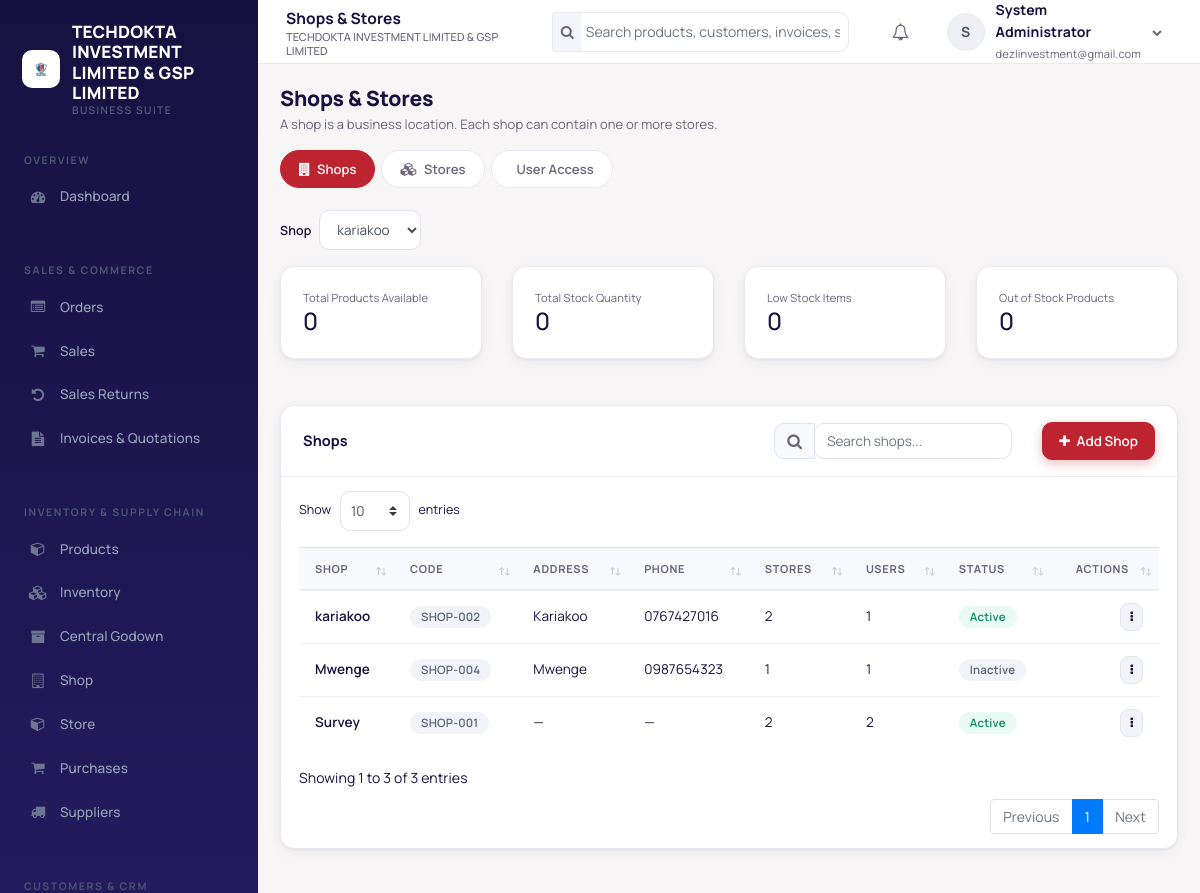
/shops.php (signed in), run on an earlier commit of the app's database.
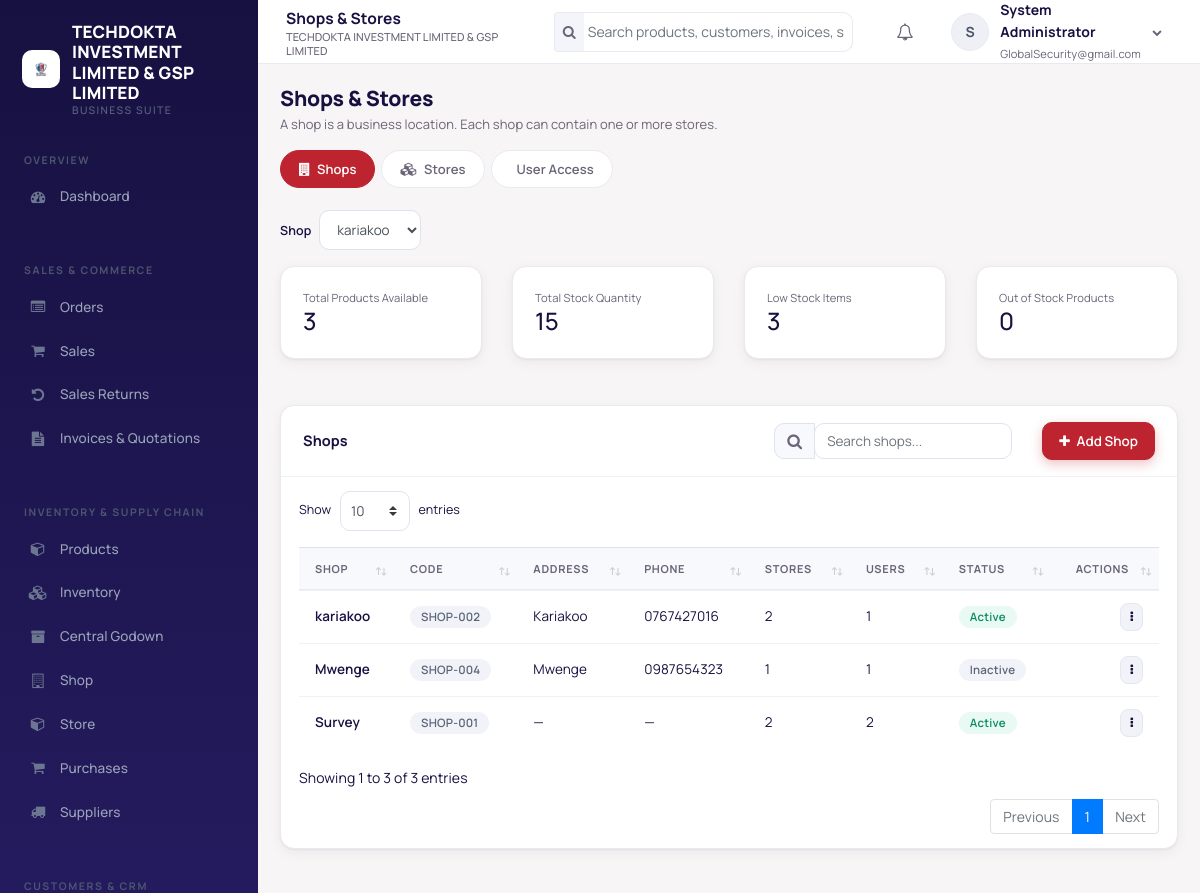
And on a later commit of the database.
### tables this page shows
CREATE TABLE `users` (
  `user_id` int(10) UNSIGNED NOT NULL,
  `tenant_id` int(10) UNSIGNED NOT NULL,
  `username` varchar(100) NOT NULL,
  `email` varchar(191) NOT NULL,
  `password_hash` varchar(255) NOT NULL,
  `first_name` varchar(100) NOT NULL,
  `last_name` varchar(100) NOT NULL,
  `phone` varchar(50) DEFAULT NULL,
  `is_active` tinyint(1) NOT NULL DEFAULT 1,
  `last_login` datetime DEFAULT NULL,
  `created_at` timestamp NOT NULL DEFAULT current_timestamp()
);

### helpers.php (called while the page is built, shortened)
<?php
function e($value) {
    return htmlspecialchars((string)$value, ENT_QUOTES, 'UTF-8');
}
function system_title($tenant_id = null) {
    global $current_user;
    static $titles = [];
    if ($tenant_id === null) {
        if (isset($current_user->tenant_id)) {
            $tenant_id = (int)$current_user->tenant_id;
        } elseif (!empty($_SESSION['tenant_id'])) {
            $tenant_id = (int)$_SESSION['tenant_id'];
        }
    }
    $cache_key = $tenant_id !== null ? (int)$tenant_id : 0;
    if (array_key_exists($cache_key, $titles)) return $titles[$cache_key];
    if ($cache_key > 0) {
        $row = fetch_one("SELECT company_name FROM system_settings WHERE tenant_id = ? LIMIT 1", $cache_key);
    }
    $title = trim((string)($row['company_name'] ?? ''));
    $titles[$cache_key] = $title;
    return $title;
}
function system_logo_path($tenant_id = null) {
    global $current_user;
    if ($tenant_id === null) {
        if (isset($current_user->tenant_id)) {
            $tenant_id = (int)$current_user->tenant_id;
        } elseif (!empty($_SESSION['tenant_id'])) {
            $tenant_id = (int)$_SESSION['tenant_id'];
        }
    }
    $cache_key = $tenant_id !== null ? (int)$tenant_id : 0;
    $candidates = [];
    if ($cache_key > 0) {
        $row = fetch_one("SELECT logo_path FROM system_settings WHERE tenant_id = ? LIMIT 1", $cache_key);
        if ($row && !empty($row['logo_path'])) $candidates[] = (string)$row['logo_path'];
    }
    $candidates[] = 'assets/images/logo.png';
    $logo = '';
    foreach ($candidates as $candidate) {
        $candidate = str_replace('\\', '/', trim($candidate));
        if (file_exists(__DIR__ . '/' . ltrim($candidate, '/'))) {
            $logo = ltrim($candidate, '/');
            break;
        }
    }
    return $logo;
}
function can($permission) {
    return true;
}
function tenant_admin_scope() {
    return can('manage_users') || can('manage_settings');
}
function is_godown_manager() {
    global $current_user;
    if ($current_user->hasPermission('manage_users') || $current_user->hasPermission('manage_settings')) {
        return false;
    }
    return false;
}
function accessible_shops($tenant_id = null, $include_inactive = false) {
    global $current_user;
    $tenant_id = $tenant_id === null ? (int)$current_user->tenant_id : (int)$tenant_id;
    $active_sql = $include_inactive ? '' : ' AND s.is_active = 1';
    if (tenant_admin_scope()) {
        return fetch_all(
            "SELECT s.* FROM shops s WHERE s.tenant_id = ?{$active_sql} ORDER BY s.name",
            $tenant_id
        );
    }
    return fetch_all(
        "SELECT s.* FROM shops s
         WHERE s.tenant_id = ?{$active_sql}
           AND (
             EXISTS (SELECT 1 FROM user_shops us WHERE us.tenant_id = s.tenant_id AND us.user_id = ? AND us.shop_id = s.shop_id)
             OR EXISTS (SELECT 1 FROM user_inventory_locations uil JOIN warehouses w ON w.warehouse_id = uil.location_id AND w.tenant_id = uil.tenant_id WHERE uil.tenant_id = s.tenant_id AND uil.user_id = ? AND w.shop_id = s.shop_id AND w.location_type = 'shop')
           )
         ORDER BY s.name",
        $tenant_id,
        $current_user->user_id,
        $current_user->user_id
    );
}
function format_quantity($value) {
    $formatted = number_format((float)$value, 2, '.', '');
    $formatted = rtrim(rtrim($formatted, '0'), '.');
    return $formatted === '' || $formatted === '-0' ? '0' : $formatted;
}
function fetch_one($sql, ...$params) {
    global $conn;
    $stmt = $conn->prepare($sql);
    if ($params) {
        $types = '';
        foreach ($params as $p) {
            $types .= is_int($p) ? 'i' : (is_float($p) ? 'd' : 's');
        }
        $stmt->bind_param($types, ...$params);
    }
    $stmt->execute();
    $row = $stmt->get_result()->fetch_assoc();
    return $row;
}
function fetch_all($sql, ...$params) {
    global $conn;
    $stmt = $conn->prepare($sql);
    if ($params) {
        $types = '';
        foreach ($params as $p) {
            $types .= is_int($p) ? 'i' : (is_float($p) ? 'd' : 's');
        }
        $stmt->bind_param($types, ...$params);
    }
    $stmt->execute();
    $rows = $stmt->get_result()->fetch_all(MYSQLI_ASSOC);
    return $rows;
}
function shop_stock_summary($shop_id, $tenant_id) {
    $shop_id = (int)$shop_id;
    $tenant_id = (int)$tenant_id;
    $out = ["products" => 0, "qty" => 0.0, "low" => 0, "out" => 0];
    $stores = fetch_all("SELECT warehouse_id FROM warehouses WHERE tenant_id = ? AND shop_id = ? AND location_type = 'store'", $tenant_id, $shop_id);
    $ids = array_map(fn($r) => (int)$r["warehouse_id"], $stores);
    $ph = implode(",", array_fill(0, count($ids), "?"));
    $params = array_merge([$tenant_id], $ids);
    $rows = fetch_all("SELECT s.product_id, COALESCE(SUM(s.quantity),0) AS qty, p.min_stock_level FROM inventory_stock s JOIN products p ON p.product_id = s.product_id AND p.tenant_id = s.tenant_id WHERE s.tenant_id = ? AND s.warehouse_id IN ($ph) GROUP BY s.product_id, p.min_stock_level", ...$params);
    foreach ($rows as $r) {
        $qty = (float)$r["qty"];
        $out["products"]++;
        $out["qty"] += $qty;
        if ($qty <= 0) {
            $out["out"]++;
        } elseif ($qty <= (float)$r["min_stock_level"]) {
            $out["low"]++;
        }
    }
    return $out;
}

### User.php (called while the page is built, shortened)
<?php
class User
{
    public $user_id;
    public $tenant_id;
    public $first_name;
    public $last_name;
    private $permission_cache = null;
    public static function getUserById($userId)
    {
        global $conn;
        $stmt = $conn->prepare("SELECT * FROM users WHERE user_id = ? LIMIT 1");
        $stmt->bind_param('i', $userId);
        $stmt->execute();
        $row = $stmt->get_result()->fetch_assoc();
        $user = new self();
        foreach ($row as $key => $value) {
            if (property_exists($user, $key)) $user->$key = $value;
        }
        $user->loadRoles();
        return $user;
    }
    private function loadRoles()
    {
        global $conn;
        $stmt = $conn->prepare(
            "SELECT r.role_id, r.name FROM user_roles ur
             JOIN roles r ON r.role_id = ur.role_id
             WHERE ur.user_id = ? AND ur.tenant_id = ?"
        );
        $stmt->bind_param('ii', $this->user_id, $this->tenant_id);
        $stmt->execute();
        $result = $stmt->get_result();
        while ($row = $result->fetch_assoc()) {
            $this->roles[] = $row['name'];
        }
    }
    public function hasPermission($permission)
    {
        global $conn;
        if ($this->permission_cache === null) {
            $roleIds = [];
            $stmt = $conn->prepare("SELECT role_id FROM user_roles WHERE user_id = ? AND tenant_id = ?");
            $stmt->bind_param('ii', $this->user_id, $this->tenant_id);
            $stmt->execute();
            $result = $stmt->get_result();
            while ($row = $result->fetch_assoc()) {
                $roleIds[] = (int)$row['role_id'];
            }
            $this->permission_cache = [];
            if ($roleIds) {
                $placeholders = implode(',', array_fill(0, count($roleIds), '?'));
                $sql = "SELECT DISTINCT p.name FROM permissions p
                        JOIN role_permissions rp ON rp.permission_id = p.permission_id
                        WHERE rp.role_id IN ($placeholders)";
                $stmt = $conn->prepare($sql);
                $stmt->bind_param(str_repeat('i', count($roleIds)), ...$roleIds);
                $stmt->execute();
                $result = $stmt->get_result();
                while ($row = $result->fetch_assoc()) {
                    $this->permission_cache[] = $row['name'];
                }
            }
        }
        return in_array($permission, $this->permission_cache, true);
    }
    public function fullName()
    {
        return trim($this->first_name . ' ' . $this->last_name);
    }
}

### auth_check.php (called while the page is built, shortened)
<?php
$current_user = User::getUserById((int)$_SESSION['user_id']);

### shops.php (the view, shortened to what the changed rows need)
<?php
require_once 'header.php';
require_once 'auth_check.php';
$page_title = 'Shops & Stores';
$shops = accessible_shops(null, true);
$selected_shop_id = (int)($_GET["shop"] ?? 0);
$accessible_shop_ids = array_map(fn($s) => (int)$s["shop_id"], $shops);
if ($selected_shop_id <= 0) {
    $selected_shop_id = $accessible_shop_ids[0] ?? 0;
}
$selected_shop_summary = $selected_shop_id ? shop_stock_summary($selected_shop_id, (int)$current_user->tenant_id) : ["products" => 0, "qty" => 0.0, "low" => 0, "out" => 0];
require_once 'navbar.php';
require_once 'sidebar.php';
?>
<div class="page-head">
    <div>
        <h1 class="page-title">Shops &amp; Stores</h1>
    </div>
</div>
<div class="row mb-3">
    <div class="col-md-3 col-sm-6 mb-2">
        <div class="card"><div class="card-body">
            <div class="text-muted small">Total Products Available</div>
            <div class="h4 mb-0"><?php echo (int)$selected_shop_summary["products"]; ?></div>
        </div></div>
    </div>
    <div class="col-md-3 col-sm-6 mb-2">
        <div class="card"><div class="card-body">
            <div class="text-muted small">Total Stock Quantity</div>
            <div class="h4 mb-0"><?php echo e(format_quantity($selected_shop_summary["qty"])); ?></div>
        </div></div>
    </div>
    <div class="col-md-3 col-sm-6 mb-2">
        <div class="card"><div class="card-body">
            <div class="text-muted small">Low Stock Items</div>
            <div class="h4 mb-0"><?php echo (int)$selected_shop_summary["low"]; ?></div>
        </div></div>
    </div>
</div>
<div class="card">
    <div class="card-body p-0">
        <div class="table-responsive">
            <table class="table table-hover data-table">
                <thead>
                    <tr>
                        <th>Shop</th><th>Code</th><th>Address</th><th>Phone</th><th>Stores</th><th>Users</th><th>Status</th><th class="text-right">Actions</th>
                    </tr>
                </thead>
            </table>
        </div>
    </div>
</div>
<?php require_once 'footer.php'; ?>

### navbar.php (shortened to what the changed rows need)
<div class="app-main">
    <header class="topbar">
        <div class="topbar-title"><?php echo isset($page_title) ? e($page_title) : e(system_title()); ?><small><?php echo e(system_title()); ?></small></div>
        <div class="dropdown">
            <a href="#" class="user-menu" data-toggle="dropdown">
                <span class="avatar"><?php echo e(strtoupper(substr($current_user->first_name, 0, 1))); ?></span>
                <span class="hide-xs"><strong><?php echo e($current_user->fullName()); ?></strong><br><small class="text-muted"><?php echo e($current_user->email); ?></small></span>
                <i class="fa fa-chevron-down hide-xs" style="font-size:10px;color:var(--text-muted)"></i>
            </a>
        </div>
    </header>
    <main class="app-content">

### sidebar.php (shortened to what the changed rows need)
<aside class="sidebar" id="sidebar">
    <div class="sidebar-brand">
        <?php $sidebar_logo = system_logo_path(); ?>
        <?php if ($sidebar_logo !== ''): ?>
            <img src="<?php echo e($sidebar_logo); ?>" alt="" class="sidebar-logo">
        <?php endif; ?>
        <div class="brand-text"><?php echo e(system_title()); ?><small>Business Suite</small></div>
    </div>
</aside>

What changed in the data, as far as the page shows it:
changed users "TECHDOKTA INVESTMENT LIMITED & GSP LIMITED": email "dezlinvestment@gmail.com" → "GlobalSecurity@gmail.com"
Also different on the page:
$selected_shop_summary["products"]: "0" → "3"
format_quantity($selected_shop_summary["qty"]): "0" → "15"
$selected_shop_summary["low"]: "0" → "3"
